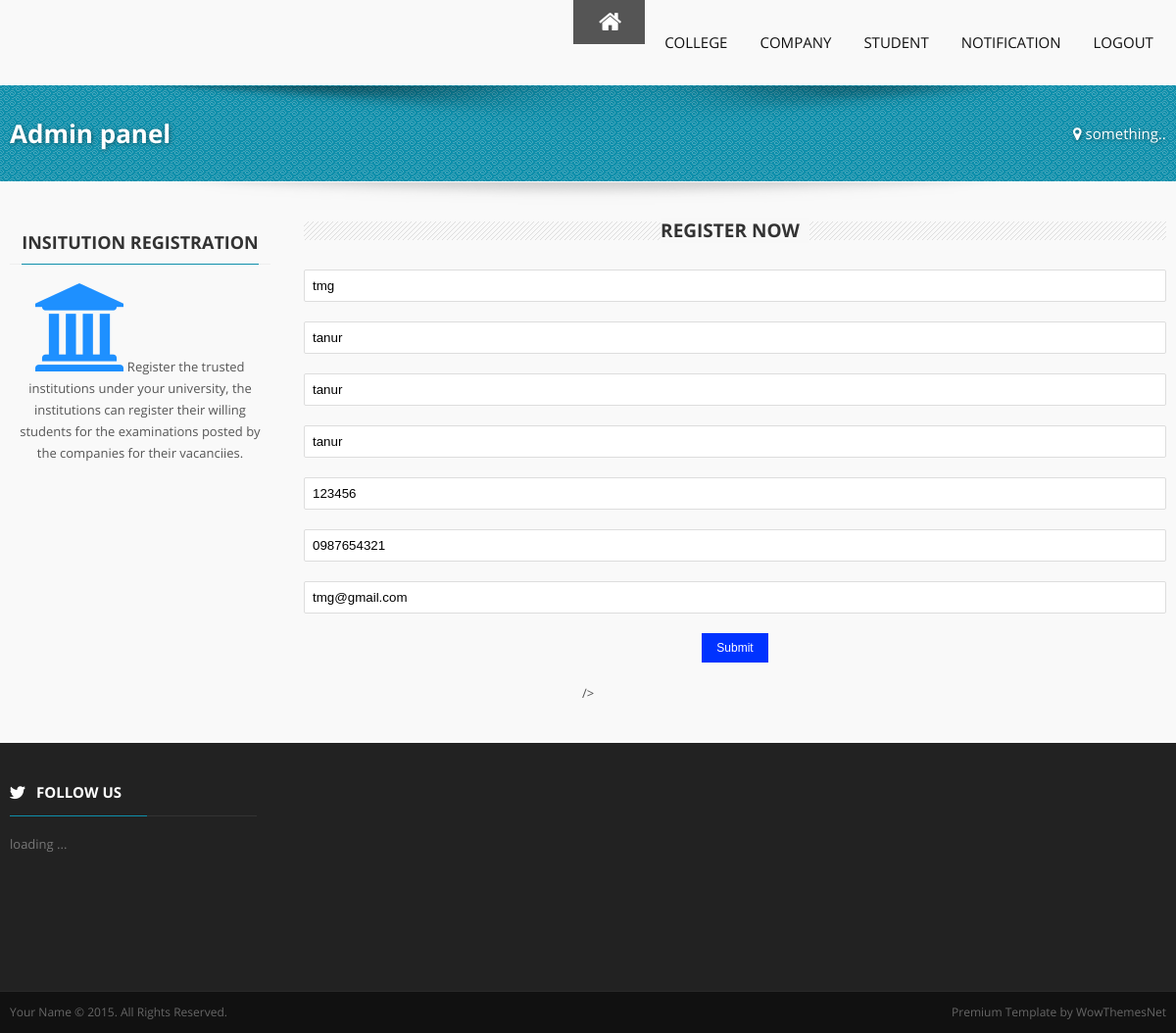
Page /editclg.php?id=2 on the committed database.
### tables this page shows
CREATE TABLE `colleges` (
  `colid` int(11) NOT NULL AUTO_INCREMENT,
  `college_name` varchar(50) NOT NULL,
  `place` varchar(50) NOT NULL,
  `city` varchar(50) NOT NULL,
  `post` varchar(20) NOT NULL,
  `pin` int(10) NOT NULL,
  `phone` varchar(40) NOT NULL,
  `email_id` varchar(30) NOT NULL,
  `logid` int(10) NOT NULL,
  PRIMARY KEY (`colid`)
);

### editclg.php (the view, shortened to what this page needs)
<!DOCTYPE html PUBLIC "-//W3C//DTD XHTML 1.0 Transitional//EN" "http://www.w3.org/TR/xhtml1/DTD/xhtml1-transitional.dtd">
<html xmlns="http://www.w3.org/1999/xhtml">
<head>
</head>
<?php
$con=mysqli_connect("localhost","root","","online_examination");
$idd=$_GET['id'];
$str="select * from colleges where colid='$idd'";
$res=mysqli_query($con,$str);
if($res1=mysqli_fetch_array($res))
{
?>
<body>
<center>
<div class="grid">
		<div class="shadowundertop">
		</div>
		<div class="row">
			<div class="c3">
				<div class="leftsidebar">
					<h2 class="title stresstitle">Insitution Registration</h2>
					<hr class="hrtitle">
					<img src="University_90px.png" align="absmiddle"  />
					Register the trusted institutions under your university, the institutions can register their willing students for the examinations posted by the companies for their vacanciies.
				</div>
			</div>
			<div class="c9">
				<h1 class="maintitle space-top">
				<span>REGISTER NOW</span>
				</h1>
		<div class="form" >
							 <form id="colreg" name="colreg" method="post" action="">
							 <input type="text" name="colname" id="name" value="<?php echo $res1[1]?>" placeholder="Institution name" size="60" />
								 <input type="text" placeholder="Place" id="place" name="place" value="<?php echo $res1[2]?>"/>
								    <input type="text" placeholder="City" id="city" name="city" value="<?php echo $res1[3]?>" />
							<input type="text" name="post" placeholder="Post" id="post" value="<?php echo $res1[4]?>" />
                  <input type="text" name="pin" placeholder="Pin" id="pin" value="<?php echo $res1[5]?>" />
							<input type="text" name="phone" id="mn" placeholder="Contact number" value="<?php echo $res1[6]?>" />
            <input type="text" name="email" placeholder="Email"  id="email" value="<?php echo $res1[7]?>" />
      <?php }?>
							<input name="Submit" type="submit" id="Submit"  class="button" style="font-size:12px; style="background:" onclick="return valid();" value="Submit" size="45" width="60" height="25" />
						</div>
			</div>
		</div>
		</div>
                  />
</center>
</body>
</html>

### css/skinblue.css (style rules this page uses)
.footerstress { border: solid #0E8FAB;border-width: 1px 0 0;clear: both;margin: -9px 0px 17px; }
.stresstitle { border-bottom:#0E8FAB 1px solid; }
.undermenuarea { background: #0E8FAB url(../images/pat.png) repeat; }

### rows in the picture
colleges: colname "tmg", place "tanur", city "tanur", post "tanur", pin "123456", phone "0987654321", email "tmg@gmail.com"
